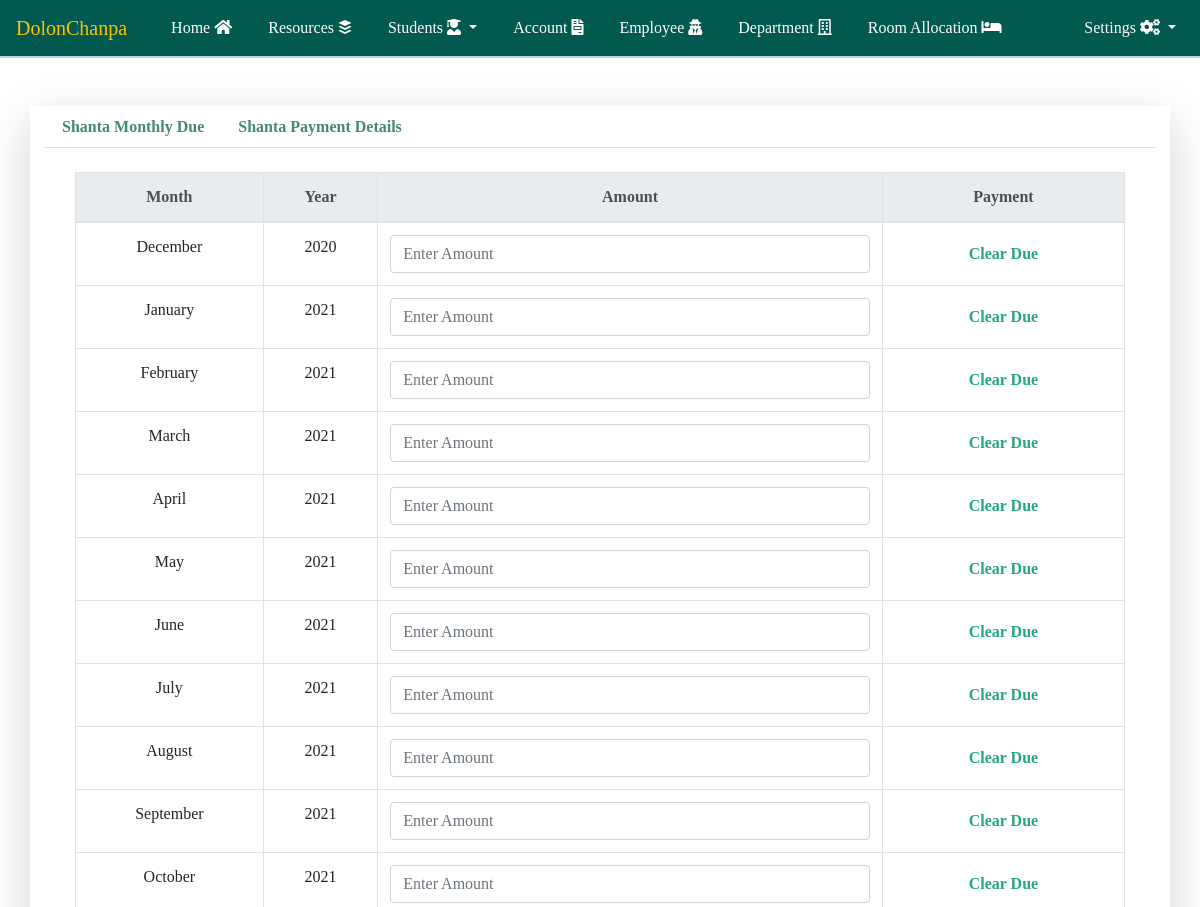
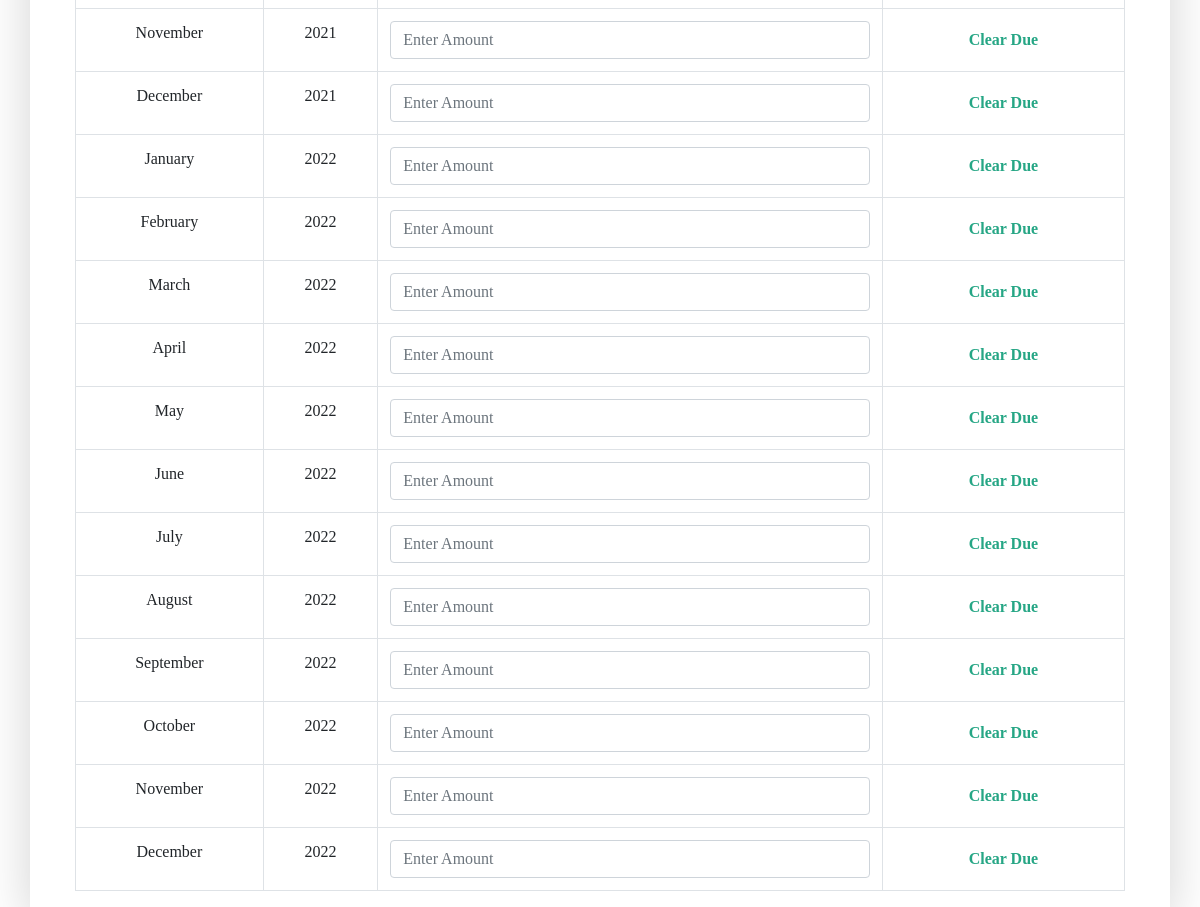
The page /student_monthly_due.php?id=23 (signed in) on the database its author committed (2 pictures, top to bottom).
### tables this page shows
CREATE TABLE `student_information` (
  `id` int(11) NOT NULL,
  `name` varchar(100) NOT NULL,
  `father_name` varchar(50) NOT NULL,
  `mother_name` varchar(50) NOT NULL,
  `image` varchar(1000) NOT NULL,
  `date_of_birth` date NOT NULL,
  `district` varchar(50) NOT NULL,
  `contact_number` varchar(11) NOT NULL,
  `department_id_number` varchar(100) NOT NULL,
  `session` varchar(50) NOT NULL,
  `roll_number` int(50) NOT NULL,
  `room_id_number` int(50) NOT NULL,
  `entry_date` date NOT NULL,
  `status` varchar(1) NOT NULL
);

### student_monthly_due.php (the view, shortened to what this page needs)
<?php include('database_connection.php')?>
<?php include('header.php') ?>
<?php include('student_payment_header.php') ?>
<div class="container tab-pane active "><br>
    <?php
    $payment_qry = "SELECT * FROM `student_payment_information` WHERE `student_id` = '$_GET[id]'";
    $payment_qry_run = mysqli_query($conn,$payment_qry);
    $entry_date = $id_validation_qry_run_res['entry_date'];
    $entry_year = $entry_date['0'].$entry_date['1'].$entry_date['2'].$entry_date['3'];
    if($entry_date['5']==0)
    {
        $entry_month =$entry_date['6'];
    }
    else
    {
        $entry_month = $entry_date['5'].$entry_date['6'];
    }
    $current_year = date('Y');
    $month_name =   array("1"=>"January","2"=>"February","3"=>"March","4"=>"April","5"=>"May","6"=>"June","7"=>"July","8"=>"August","9"=>"September","10"=>"October","11"=>"November","12"=>"December");
    $payment_clr_month = array();
    $payment_clr_year = array();
    while($row=mysqli_fetch_assoc($payment_qry_run))
    {
        array_push($payment_clr_month,$row['month']);
        array_push($payment_clr_year,$row['year']);
    }
    $total_data = count($payment_clr_month);
    for($i=0;$i<$total_data-1;$i++)
    {
        for($j=0;$j<$total_data-$i-1;$j++)
        {
            if($payment_clr_month[$j]>$payment_clr_month[$j+1] && $payment_clr_year[$j]==$payment_clr_year[$j+1])
            {
                $swap1 = $payment_clr_month[$j];
                $payment_clr_month[$j] = $payment_clr_month[$j+1];
                $payment_clr_month[$j+1] = $swap1;
                $swap2 = $payment_clr_year[$j];
                $payment_clr_year[$j] = $payment_clr_year[$j+1];
                $payment_clr_year[$j+1] = $swap2;
            }
        }
    }
    ?>
    <div class="col-lg-12 col-12">
        <table class = "table table-bordered table-hover text-center ">
            <tr>
                <thead class ="thead-light">
                    <th>Month</th>
                    <th>Year</th>
                    <th>Amount</th>
                    <th>Payment</th>
                </thead>
            </tr>
            <?php
            $pcm = 0;
            $pcy = 0;
            for($i=$entry_month,$j=$entry_year;$j<=$current_year;$i++)
            {
                if($total_data!=0 && $payment_clr_month[$pcm]==$i && $payment_clr_year[$pcy]==$j)
                {
                    $pcm++;
                    $pcy++;
                    if($total_data==$pcm || $total_data==$pcy)
                    {
                        $pcm--;
                        $pcy--;
                    }
                }
                else
                {
                    ?>
                    <tr>
                        <td><?php echo $month_name[$i];?></td>
                        <td><?php echo $j;?></td>
                        <form action = "student_due_clear.php?id=<?php echo $_GET['id']?>&month=<?php echo $i?>&year=<?php echo $j?>" method = "post" >
                            <td>
                                <input type="number" name = "amount" placeholder="Enter Amount" class = "form-control" required>
                            </td>
                            <td>
                                <input type="submit" name = "clear_due" class = "btn btn_color font-weight-bold" value = "Clear Due">
                            </td>
                        </form>
                    </tr>
                    <?php
                }
                if($i==12)
                {
                    $i=0;
                    $j++;
                }
            }
            ?>
        </table>
    </div>
</div>
<?php include('student_payment_footer.php') ?>
<?php include('footer.php') ?>

### student_payment_header.php (shortened to what this page needs)
<?php
    include("database_connection.php");
    if(!isset($_GET['id']))
    {
        ?>
        <script>
            window.location = "home.php";
        </script>
        <?php
    }
    else if(isset($_GET['id']))
    {
        $id_validation_qry = "SELECT s.id, s.name, s.father_name, s.mother_name, s.image, s.date_of_birth, s.district, s.contact_number, d.department_name, s.session, s.roll_number, r.room_no as room_id_number, s.entry_date FROM student_information as s INNER JOIN department_information as d ON s.department_id_number = d.id INNER JOIN room_information as r ON s.room_id_number=r.id WHERE s.id = '$_GET[id]'";
        $id_validation_qry_run = mysqli_query($conn, $id_validation_qry);
        $id_validation_qry_run_res = mysqli_fetch_assoc($id_validation_qry_run);
            ?>
            <?php
    }
?>
<div class="container mt-5">
    <div class="row justify-content-center ">
        <div class="col-lg-12 shadow-lg">
            <ul class="nav nav-tabs" role="tablist">
                <li class="nav-item">
                    <a class="nav-link" href="student_monthly_due.php?id=<?php echo $_GET['id'] ?>"><?php echo $id_validation_qry_run_res['name']?> Monthly Due</a>
                </li>
                <li class="nav-item">
                    <a class="nav-link" href="student_payment_details.php?id=<?php echo $_GET['id'] ?>"><?php echo $id_validation_qry_run_res['name']?> Payment Details</a>
                </li>
            </ul>

### css/style.css (style rules this page uses)
body { font-family: 'sans-serif'; }
.shadow-lg { box-shadow: 0 1rem 3rem rgba(0,0,0,.175); }
.nav-tabs .nav-link { font-family: 'sans-serif'; color:#45896F; font-weight: bold; }
.nav-tabs .nav-link { transition: color 1000ms ease, background-color 500ms ease; }
.btn_color { color:#26A685; transition: color 1000ms ease, background-color 500ms ease; }

### rows shown on the page
student_information: name "Shanta", i "December", entry_date "2020"

### other values the page prints
$month_name[$i] "January"
$j "2021"
$month_name[$i] "February"
$month_name[$i] "March"
$month_name[$i] "April"
$month_name[$i] "May"
$month_name[$i] "June"
$month_name[$i] "July"
$month_name[$i] "August"
$month_name[$i] "September"
$month_name[$i] "October"
$month_name[$i] "November"
$month_name[$i] "December"
$j "2022"
